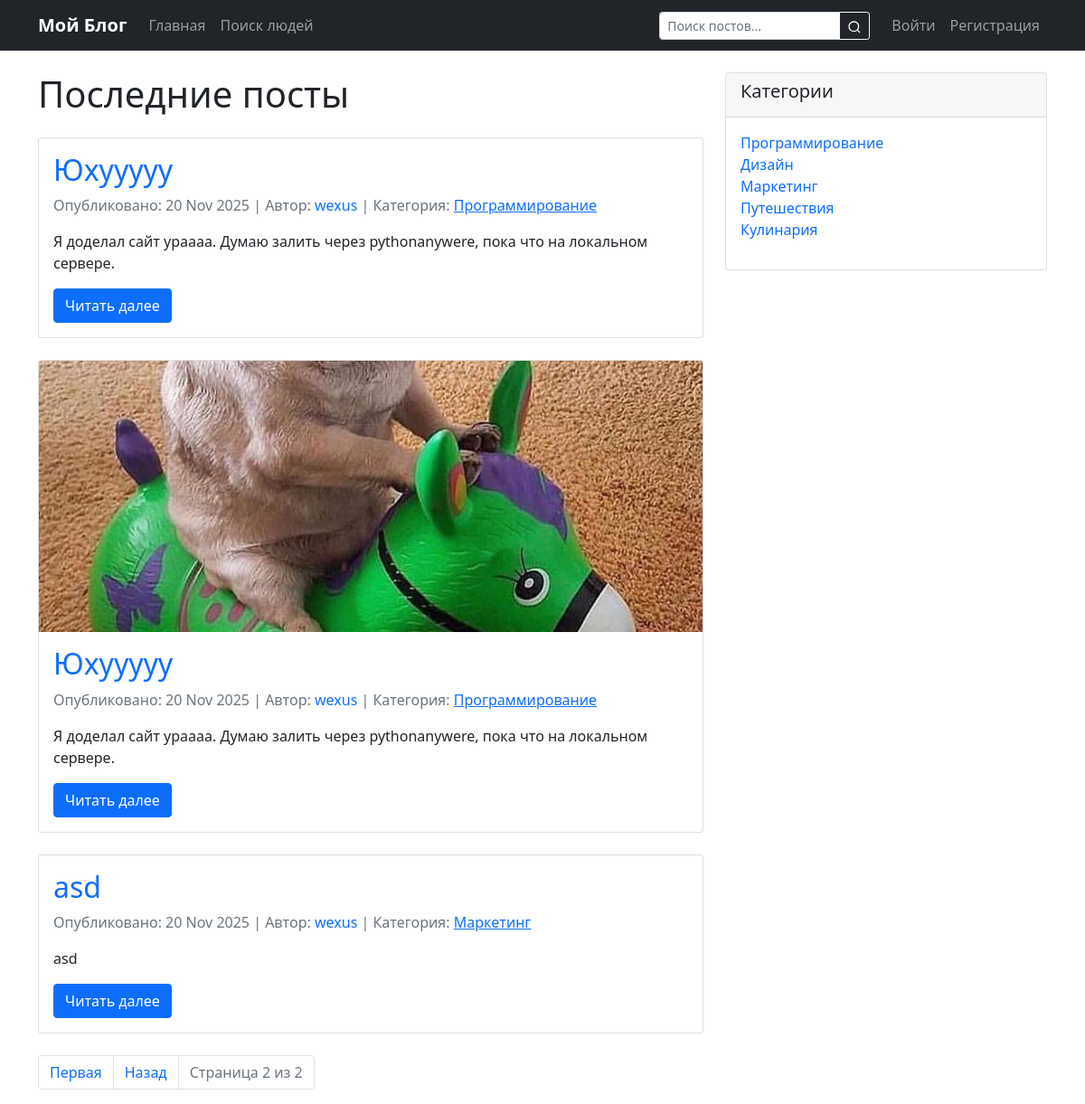
Screenshot of /?page=2 with the database file from the repository.
### blog/models.py (models this page shows, shortened)
class Post(models.Model):
    title = models.CharField(max_length=200)
    slug = models.SlugField(unique=True, blank=True)
    content = models.TextField()
    created_date = models.DateTimeField(default=timezone.now)
    published_date = models.DateTimeField(blank=True, null=True)
    author = models.ForeignKey(User, on_delete=models.CASCADE)
    category = models.ForeignKey(Category, on_delete=models.SET_NULL, null=True, blank=True)
    tags = models.ManyToManyField(Tag, blank=True)
    image = models.ImageField(upload_to='post_images/', blank=True, null=True)
    is_published = models.BooleanField(default=False)

class Category(models.Model):
    name = models.CharField(max_length=100)
    slug = models.SlugField(unique=True, blank=True)

### blog/views.py (the view)
# urls.py: path('', views.post_list, name='post_list'),
def post_list(request):
    create_default_categories_and_tags()
    posts_list = Post.objects.filter(is_published=True).order_by('-published_date')
    categories = Category.objects.all()
    paginator = Paginator(posts_list, 5)
    page_number = request.GET.get('page')
    page_obj = paginator.get_page(page_number)
    return render(request, 'blog/post_list.html', {
        'page_obj': page_obj,
        'categories': categories
    })

### blog/views.py (called while the page is built)
def create_default_categories_and_tags():
    categories = ['Программирование', 'Дизайн', 'Маркетинг', 'Путешествия', 'Кулинария']
    for cat_name in categories:
        category, created = Category.objects.get_or_create(name=cat_name)
        if created and not category.slug:
            category.slug = slugify(cat_name) + '-' + uuid.uuid4().hex[:6]
            category.save()
    tags = ['django', 'python', 'web', 'development', 'design', 'cooking', 'travel']
    for tag_name in tags:
        tag, created = Tag.objects.get_or_create(name=tag_name)
        if created and not tag.slug:
            tag.slug = slugify(tag_name) + '-' + uuid.uuid4().hex[:6]
            tag.save()

### blog/templates/blog/post_list.html (shortened to what this page needs)
{% extends 'blog/base.html' %}
{% block content %}
<div class="row">
    <div class="col-md-8">
        <h1 class="mb-4">Последние посты</h1>
        {% for post in page_obj %}
            <article class="card mb-4">
                {% if post.image %}
                    <img src="{{ post.image.url }}" class="card-img-top" alt="{{ post.title }}" style="max-height: 300px; object-fit: cover;">
                {% endif %}
                <div class="card-body">
                    <h2 class="card-title">
                        {% if post.slug and post.slug.strip %}
                            <a href="{% url 'post_detail' slug=post.slug %}" class="text-decoration-none">{{ post.title }}</a>
                        {% else %}
                            <span class="text-danger">{{ post.title }} (недоступен)</span>
                        {% endif %}
                    </h2>
                    <p class="text-muted">
                        Опубликовано: {{ post.published_date|date:"d M Y" }} |
                        Автор: <a href="{% url 'user_profile' username=post.author.username %}" class="text-decoration-none">{{ post.author }}</a> |
                        {% if post.category and post.category.slug %}
                            Категория: <a href="{% url 'category_posts' slug=post.category.slug %}">{{ post.category.name }}</a>
                        {% else %}
                            Категория: <span class="text-muted">Без категории</span>
                        {% endif %}
                    </p>
                    <p class="card-text">{{ post.content|truncatewords:30 }}</p>
                    {% if post.slug and post.slug.strip %}
                        <a href="{% url 'post_detail' slug=post.slug %}" class="btn btn-primary">Читать далее</a>
                    {% else %}
                        <button class="btn btn-secondary" disabled>Недоступен</button>
                    {% endif %}
                </div>
            </article>
        {% empty %}
            <div class="alert alert-info">
                Пока нет опубликованных постов.
            </div>
        {% endfor %}
        {% if page_obj.has_other_pages %}
            <nav aria-label="Page navigation">
                <ul class="pagination">
                    {% if page_obj.has_previous %}
                        <li class="page-item"><a class="page-link" href="?page=1">Первая</a></li>
                        <li class="page-item"><a class="page-link" href="?page={{ page_obj.previous_page_number }}">Назад</a></li>
                    {% endif %}
                    <li class="page-item disabled">
                        <a class="page-link" href="#">
                            Страница {{ page_obj.number }} из {{ page_obj.paginator.num_pages }}
                        </a>
                    </li>
                </ul>
            </nav>
        {% endif %}
    </div>
    <div class="col-md-4">
        <div class="card">
            <div class="card-header">
                <h5>Категории</h5>
            </div>
            <div class="card-body">
                <ul class="list-unstyled">
                    {% for category in categories %}
                        <li>
                            <a href="{% url 'category_posts' slug=category.slug %}" class="text-decoration-none">
                                {{ category.name }}
                            </a>
                        </li>
                    {% endfor %}
                </ul>
            </div>
        </div>
    </div>
</div>
{% endblock %}

### rows the page displays
Post: title "Юхууууу", published_date "20 Nov 2025", author "wexus", category.name "Программирование", content "Я доделал сайт ураааа. Думаю залить через pythonanywere, пока что на локальном сервере.", slug "Читать далее"
Post: image (picture), title "Юхууууу", published_date "20 Nov 2025", author "wexus", category.name "Программирование", content "Я доделал сайт ураааа. Думаю залить через pythonanywere, пока что на локальном сервере.", slug "Читать далее"
Post: title "asd", published_date "20 Nov 2025", author "wexus", category.name "Маркетинг", content "asd", slug "Читать далее"
Category: name "Программирование"
Category: name "Дизайн"
Category: name "Маркетинг"
Category: name "Путешествия"
Category: name "Кулинария"

### other values shown
{{ page_obj.number }} "2"
{{ page_obj.paginator.num_pages }} "2"
